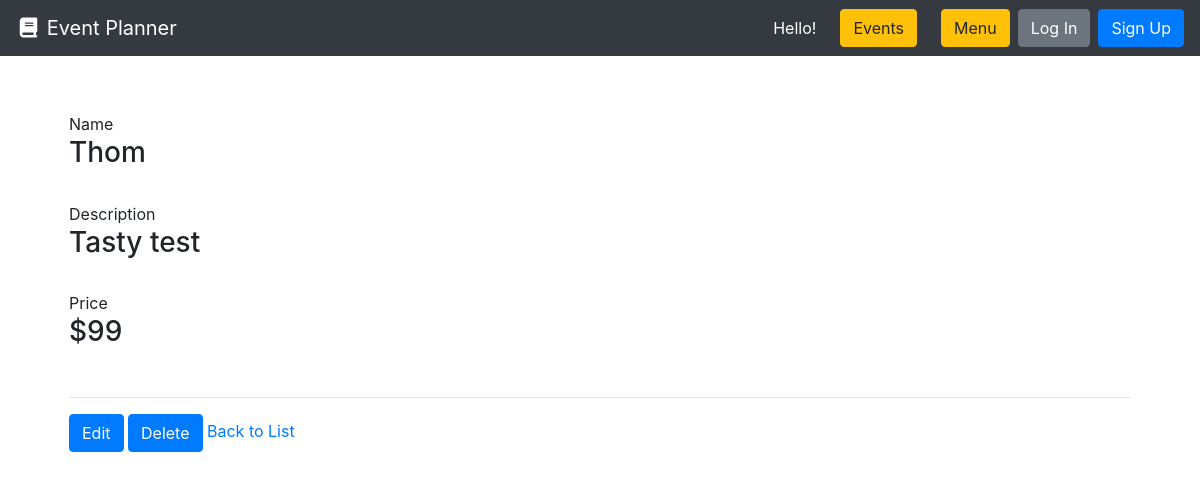
Page /2/menu-details/ on the earlier database version.
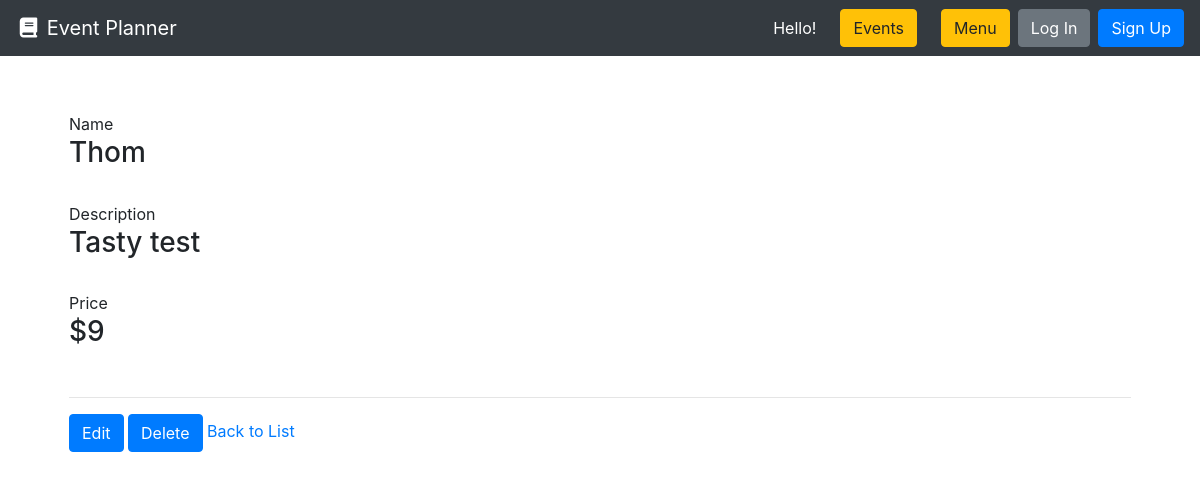
Same page on the later database version.
### menu/models.py (models this page shows, shortened)
class MenuItem(models.Model):
    CLASSIFICATION_CHOICES = (
        ('neither', 'Neither'),
        ('vegan', 'Vegan'),
        ('vegetarian', 'Vegetarian'),
    )
    name = models.CharField(max_length=48, help_text='Name of the item on the menu.')
    description = models.CharField(max_length=128, null=True, blank=True, help_text='Description of a menu item.')
    price = models.IntegerField(help_text='The price in the cost of the item.')
    classification = models.CharField(max_length=10, choices=CLASSIFICATION_CHOICES, default=0, verbose_name='classification', help_text='Select if this item classifies as Vegetarian, Vegan, or Neither.')
    class Meta:
        verbose_name='menu item'
        verbose_name_plural='menu items'

### menu/views.py (the view)
# urls.py: path('<int:id>/menu-details/', MenuDetailView.as_view(), name='menu-detail-page'),
class MenuDetailView(DetailView):
    model = MenuItem
    def get (self, request, id):
        item = self.get_queryset().get(id=id)
        return render(request, 'menu/menu-detail-page.html',{
        'item':item
        })

### menu/templates/menu/menu-detail-page.html
{% extends 'base.html' %}
{% block content %}
  <div class="row">
    <div class="col m-4">
        Name
      <h3>{{ item.name }} </h3>
      <br>
      Description
      <h3>{{ item.description }}</h3>
      <br>
      Price
      <h3>${{ item.price }}</h3>
      <br>
      <hr>
      <a class="btn btn-primary" href="{% url 'menu-edit-page' item.id %}"  role="button">Edit</a>
      <a class="btn btn-primary" href="{% url 'menu-delete-page' item.id %}"  role="button">Delete</a>
      <a href="/">Back to List</a>
    </div>
  </div>
{% endblock %}

Differences in the rows shown:
changed MenuItem "Thom": price "99" → "9"
